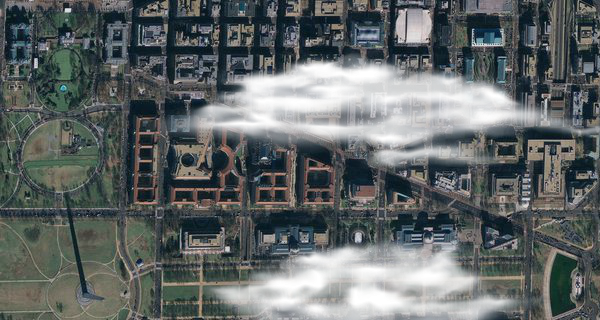
#> input picture Problem_3/dir1/Img1.png, 600 x 320 px, found by its file name; its folder holds only this picture in this run
$ jupyter execute Subtask1.ipynb
#> lines starting #> are read from the running program, lines starting #| are printed output that depends on the picture; after the words box and inside, x2 and y2 are one past the last pixel; in counts of white or black regions, pixels touching at a corner belong together
[cell 1]
import cv2
import numpy as np
import matplotlib.pyplot as plt
import os

[cell 2]
from google.colab import drive
drive.mount('/content/drive')

[cell 3]
def load_images_from_folder(folder):
#> called with folder = 'drive/MyDrive/hackathon_3_problemm/dir1'
    images = []
    for filename in sorted(os.listdir(folder)):
        if filename.lower().endswith(('.png', '.jpg', '.jpeg')):
            img = cv2.imread(os.path.join(folder, filename))
#> img is the input picture: shape (320, 600, 3); mean B, G, R 103.8, 103.7, 98.1
            img = cv2.cvtColor(img, cv2.COLOR_BGR2RGB)
            images.append(img)
    return np.array(images)

dir1_path = "drive/MyDrive/hackathon_3_problemm/dir1"
img = load_images_from_folder(dir1_path)[0]

[cell 4]
def local_variance(gray, ksize=7):
    gray = gray.astype(np.float32)
    mean = cv2.blur(gray, (ksize, ksize))
    mean_sq = cv2.blur(gray*gray, (ksize, ksize))
    return mean_sq - mean*mean

[cell 5]
def cloud_mask_binary(img):
    hsv = cv2.cvtColor(img, cv2.COLOR_RGB2HSV)
#> hsv: shape (320, 600, 3); mean H, S, V 79.3, 49, 108.2
    H, S, V = hsv[...,0], hsv[...,1], hsv[...,2]
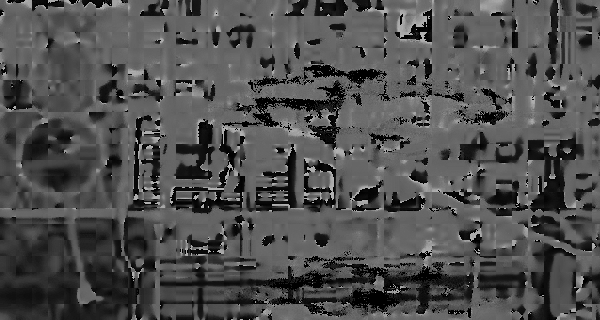
#> H: shape (320, 600); min 0, max 179, mean 79.3
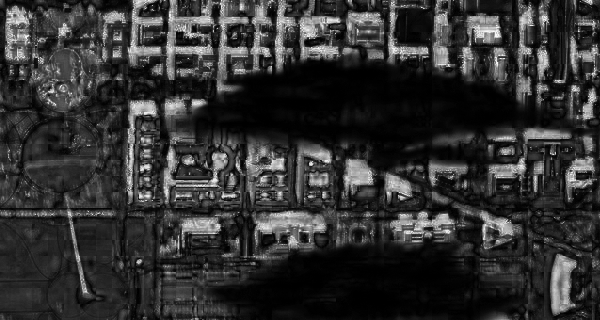
#> S: shape (320, 600); min 0, max 248, mean 49
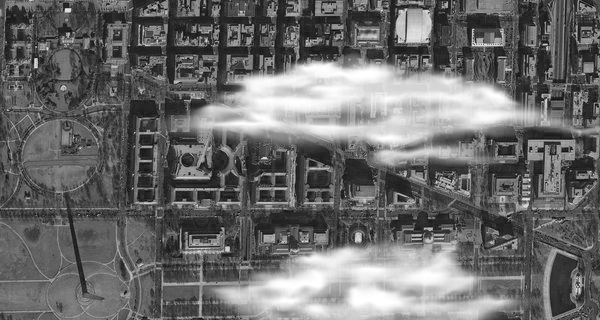
#> V: shape (320, 600); min 6, max 255, mean 108.2

    _, mask_v = cv2.threshold(V, 0, 255, cv2.THRESH_BINARY + cv2.THRESH_OTSU)
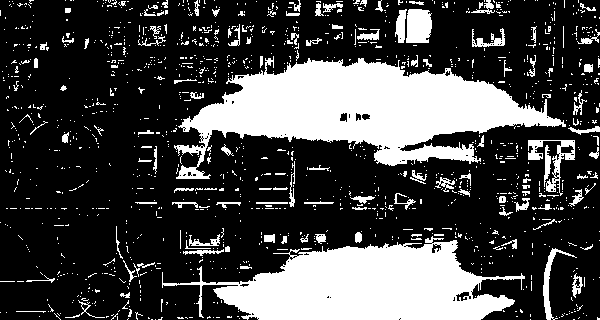
#> mask_v: shape (320, 600); 26.9% white; 1312 white regions (1185 under 20 px), largest, box (x1, y1, x2, y2) and area: (174, 56, 566, 179) 22476, (162, 236, 525, 320) 16792, (406, 9, 432, 43) 786
    _, mask_s = cv2.threshold(S, 0, 255, cv2.THRESH_BINARY_INV + cv2.THRESH_OTSU)
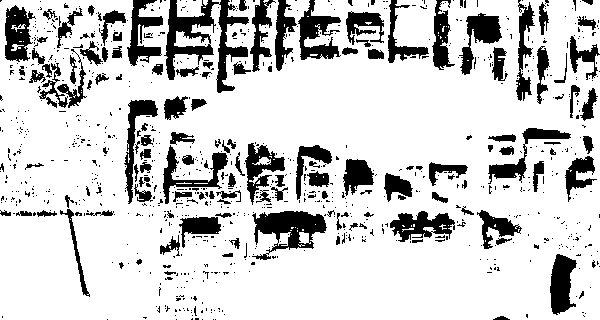
#> mask_s: shape (320, 600); 81% white; 917 black regions (777 under 20 px), largest, box (x1, y1, x2, y2) and area: (164, 0, 249, 93) 2794, (252, 211, 327, 260) 1820, (298, 0, 341, 60) 1225

    mask_bin = cv2.bitwise_and(mask_v, mask_s)
#> mask_bin: shape (320, 600); 26.8% white; 1312 white regions (1186 under 20 px), largest, box (x1, y1, x2, y2) and area: (174, 56, 566, 179) 22473, (162, 236, 525, 320) 16792, (406, 9, 432, 43) 786
    mask_bin = (mask_bin > 0).astype(np.uint8)

    return mask_bin

[cell 6]
def cloud_mask_ternary(img):
    hsv = cv2.cvtColor(img, cv2.COLOR_RGB2HSV)
    H, S, V = hsv[...,0], hsv[...,1], hsv[...,2]

    _, mask_v = cv2.threshold(V, 0, 255, cv2.THRESH_BINARY + cv2.THRESH_OTSU)
    _, mask_s = cv2.threshold(S, 0, 255, cv2.THRESH_BINARY_INV + cv2.THRESH_OTSU)
    mask_bin = cv2.bitwise_and(mask_v, mask_s)
    mask_bin = (mask_bin > 0).astype(np.uint8)

    gray = cv2.cvtColor(img, cv2.COLOR_RGB2GRAY)
    var = local_variance(gray, ksize=7)
#> in local_variance, `mean = cv2.blur(gray, (ksize, ksize))`:
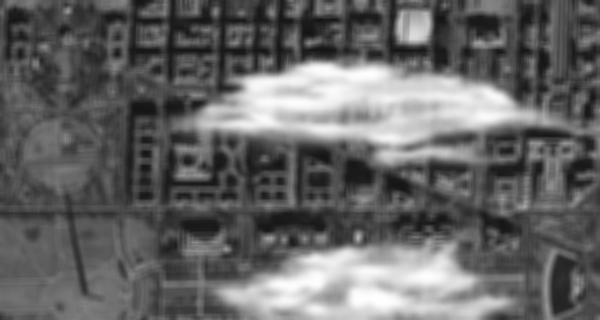
#> mean: shape (320, 600) float32; min 21.14, max 255, mean 102.1
#> in local_variance, `mean_sq = cv2.blur(gray*gray, (ksize, ksize))`:
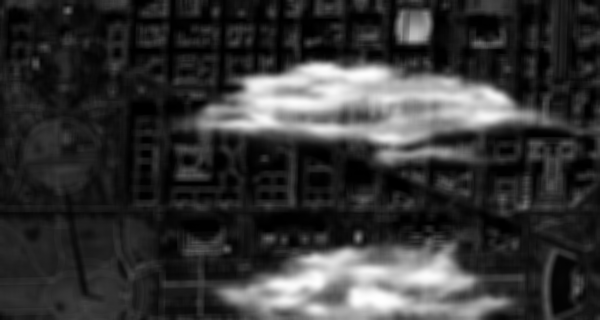
#> mean_sq: shape (320, 600) float32; min 452.5, max 65025, mean 14198.4; drawn with min black and max white
#> in local_variance, `return mean_sq - mean*mean`:
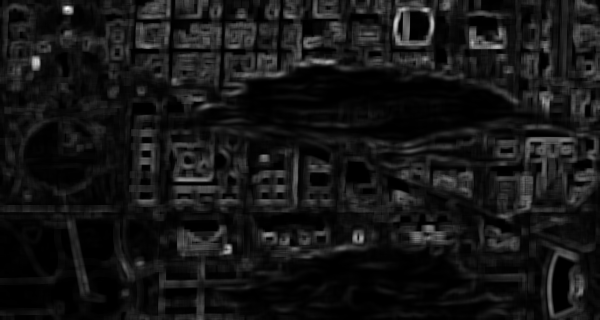
#> returned value: shape (320, 600) float32; min 0, max 7040.9, mean 605.6; drawn with min black and max white

    cloud_pixels = var[mask_bin == 1]
    if len(cloud_pixels) == 0:
        return mask_bin

    T = np.percentile(cloud_pixels, 40)
#> T = 142.1

    tern = np.zeros_like(mask_bin)
    tern[(mask_bin == 1) & (var < T)] = 1
    tern[(mask_bin == 1) & (var >= T)] = 2

    return tern

[cell 7]
def extract_edges(mask):
    edges = cv2.Canny((mask*255).astype(np.uint8), 50, 150)
#> edges: shape (320, 600); 8.4% white in thin lines or dots
    return edges

[cell 8]
def extract_edges_ternary(mask):
    mask_norm = (mask * (255//2)).astype(np.uint8)
    edges = cv2.Canny(mask_norm, 50, 150)
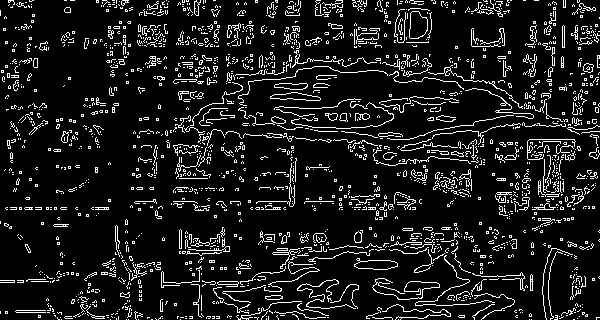
#> edges: shape (320, 600); 10.5% white in thin lines or dots
    return edges

[cell 9]
binary_mask = cloud_mask_binary(img)
ternary_mask = cloud_mask_ternary(img)

edges_binary = extract_edges(binary_mask)
edges_ternary = extract_edges_ternary(ternary_mask)

[cell 10]
plt.figure(figsize=(15,10))

plt.subplot(2,3,1)
plt.imshow(img)
plt.title("Исходное изображение")
plt.axis("off")

plt.subplot(2,3,2)
plt.imshow(binary_mask, cmap='gray')
plt.title("Бинарная маска облаков")
plt.axis("off")

plt.subplot(2,3,3)
plt.imshow(edges_binary, cmap='gray')
plt.title("Границы облаков (внешние)")
plt.axis("off")

plt.subplot(2,3,5)
plt.imshow(ternary_mask, cmap='viridis')
plt.title("Тернарная маска (0/1/2)")
plt.axis("off")

plt.subplot(2,3,6)
plt.imshow(edges_ternary, cmap='gray')
plt.title("Границы облаков (внешние + внутренние)")
plt.axis("off")

plt.show()

[cell 11]
# Сохранение бинарной маски
plt.imsave("binary_mask.png", binary_mask, cmap='gray')
cv2.imwrite("binary_mask_cv2.png", (binary_mask * 255).astype(np.uint8))

# Сохранение тернарной маски
plt.imsave("ternary_mask.png", ternary_mask, cmap='viridis')
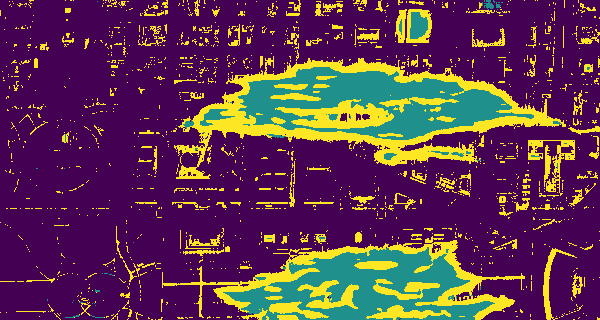
#> saved as ternary_mask.png: shape (320, 600, 3); mean R, G, B 93.9, 53.3, 82.3
np.save("ternary_mask.npy", ternary_mask)
